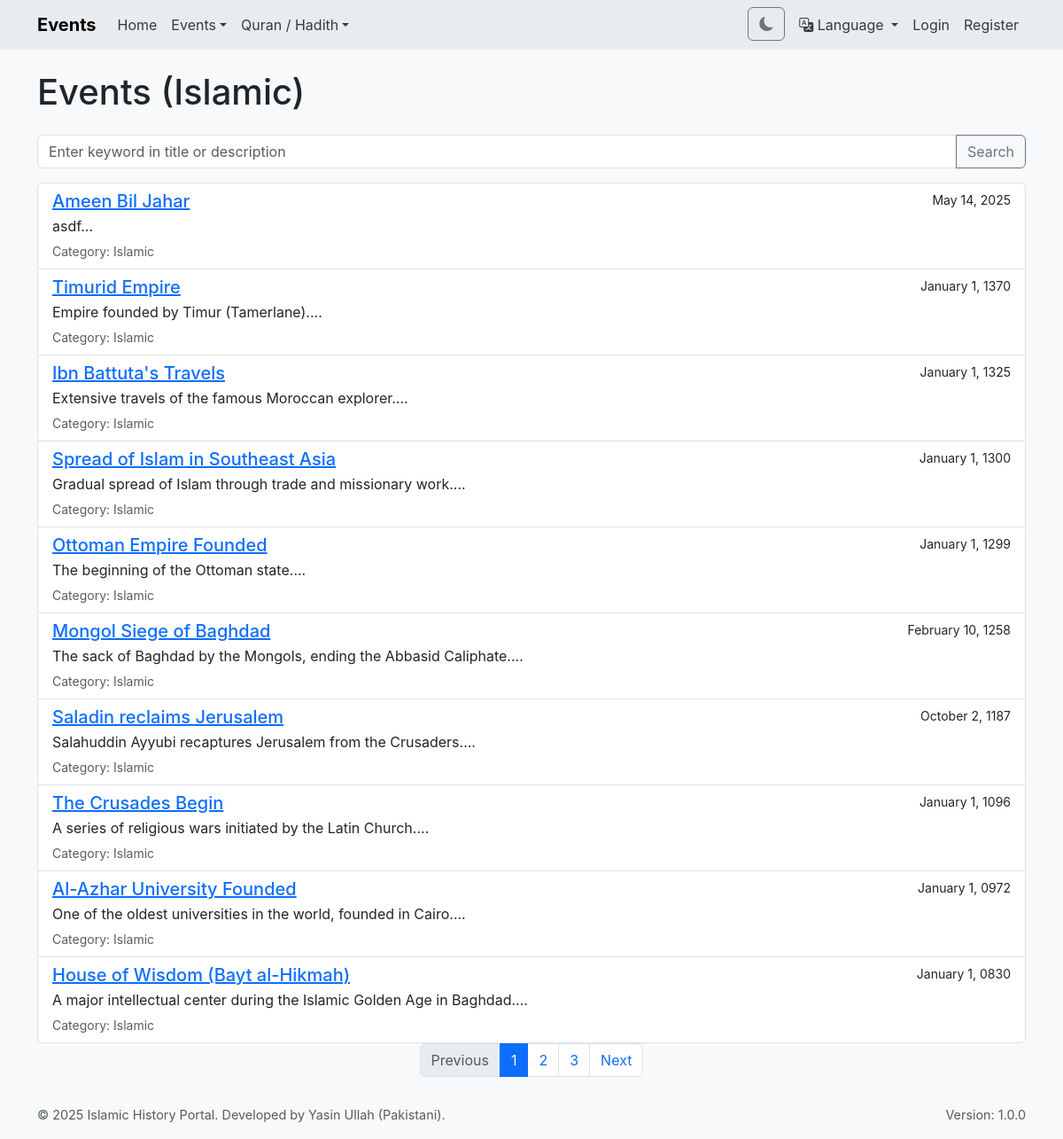
The app's page /index.php?page=events&category=islamic with its own data.
### tables this page shows
CREATE TABLE events (
        id INTEGER PRIMARY KEY AUTOINCREMENT,
        title_en TEXT NOT NULL,
        title_ur TEXT NOT NULL,
        description_en TEXT,
        description_ur TEXT,
        event_date DATE NOT NULL,
        category TEXT NOT NULL, -- 'islamic', 'general'
        latitude REAL,
        longitude REAL,
        user_id INTEGER NOT NULL,
        status TEXT NOT NULL DEFAULT 'pending', -- 'pending', 'approved', 'rejected'
        created_at DATETIME DEFAULT CURRENT_TIMESTAMP,
        approved_by INTEGER,
        approved_at DATETIME,
        FOREIGN KEY (user_id) REFERENCES users(id),
        FOREIGN KEY (approved_by) REFERENCES users(id)
    );

### index.php (the view, shortened to what this page needs)
<?php
$db = null;
$current_user = null;
$current_lang = 'en';
function getDB() {
    global $db;
    if ($db === null) {
        try {
            $db = new PDO('sqlite:' . DB_FILE);
            $db->setAttribute(PDO::ATTR_ERRMODE, PDO::ERRMODE_EXCEPTION);
            $db->setAttribute(PDO::ATTR_DEFAULT_FETCH_MODE, PDO::FETCH_ASSOC);
            $db->exec('PRAGMA foreign_keys = ON;');
        } catch (PDOException $e) {
            error_log("Database Connection Error: " . $e->getMessage());
            die("Database connection failed. Please check server logs or contact the administrator.");
        }
    }
    return $db;
}
?>
<?php
function translate($key, ...$args) {
    global $translations, $current_lang;
    $lang_to_use = $current_lang;
    $text = $translations[$lang_to_use][$key];
    return $text;
}
function t($key, ...$args) {
    return translate($key, ...$args);
}
function sanitize_input($data) {
    return htmlspecialchars(trim($data), ENT_QUOTES, 'UTF-8');
}
function isLoggedIn() {
    return isset($_SESSION['user_id']);
}
function getCurrentUser() {
    global $current_user;
    return $current_user;
}
function userHasRole($role) {
    return false;
}
function isAdmin() { return userHasRole('admin'); }
function isUlama() { return userHasRole('ulama'); }
function getPagination($total_items, $current_page, $base_url, $items_per_page = ITEMS_PER_PAGE) {
    $total_pages = ceil($total_items / $items_per_page);
    $pagination_html = '';
    if ($total_pages > 1) {
        $pagination_html .= '<nav aria-label="Page navigation"><ul class="pagination justify-content-center">';
        if ($current_page > 1) {
            $pagination_html .= '<li class="page-item"><a class="page-link" href="' . $base_url . '&p=' . ($current_page - 1) . '">Previous</a></li>';
        } else {
            $pagination_html .= '<li class="page-item disabled"><span class="page-link">Previous</span></li>';
        }
        for ($i = 1; $i <= $total_pages; $i++) {
            if ($i == $current_page) {
                $pagination_html .= '<li class="page-item active" aria-current="page"><span class="page-link">' . $i . '</span></li>';
            } else {
                $pagination_html .= '<li class="page-item"><a class="page-link" href="' . $base_url . '&p=' . $i . '">' . $i . '</a></li>';
            }
        }
        if ($current_page < $total_pages) {
            $pagination_html .= '<li class="page-item"><a class="page-link" href="' . $base_url . '&p=' . ($current_page + 1) . '">Next</a></li>';
        } else {
            $pagination_html .= '<li class="page-item disabled"><span class="page-link">Next</span></li>';
        }
        $pagination_html .= '</ul></nav>';
    }
    return $pagination_html;
}
function format_date_for_display($date_string) {
    try {
        $date = new DateTime($date_string);
        return $date->format('F j, Y');
    } catch (Exception $e) {
        return $date_string;
    }
}
$current_user = getCurrentUser();
function render_header($page_title) {
    global $current_lang, $current_user;
    $theme_class = isset($_COOKIE['theme']) && $_COOKIE['theme'] === 'dark' ? 'dark-mode' : 'light-mode';
    $html_attrs = 'lang="' . $current_lang . '"';
    $t_toggle_navigation = t('toggle_navigation');
    $t_home = t('home');
    $t_events = t('events');
    $t_islamic_events = t('islamic_events');
    $t_general_events = t('general_events');
    $t_all_events = t('all_events');
    $t_timeline = t('timeline');
    $t_map_view = t('map_view');
    $t_quran = t('quran');
    $t_hadith = t('hadith');
    $t_search_quran = t('search_quran');
    $t_search_hadith = t('search_hadith');
    $t_language = t('language');
    $t_english = t('english');
    $t_urdu = t('urdu');
    $t_profile_text = t('profile');
    $t_admin_panel_text = t('admin_panel');
    $t_logout_text = t('logout');
    $t_login_text = t('login');
    $t_register_text = t('register');
    $t_toggle_theme = t('toggle_theme');
    $t_unknown_user = t('unknown_user');
    $pq_lang_en = preserve_query_string('lang');
    $pq_lang_ur = preserve_query_string('lang');
    $add_event_link_html = '';
    $add_hadith_link_html = '';
    $bookmarks_link_html = '';
    $user_menu_html = '';
    if (isLoggedIn()) {
        $username_display = (isset($current_user) && is_array($current_user) && isset($current_user['username'])) ? sanitize_input($current_user['username']) : $t_unknown_user;
        $admin_panel_link_html = '';
        if (isAdmin() || isUlama()) {
            $admin_panel_link_html = '<li><a class="dropdown-item" href="index.php?page=admin_dashboard">' . $t_admin_panel_text . '</a></li>';
        }
        $user_menu_html = '
            <li class="nav-item dropdown">
                <a class="nav-link dropdown-toggle" href="#" id="userDropdown" role="button" data-bs-toggle="dropdown" aria-expanded="false">
                    <i class="bi bi-person-circle"></i> ' . $username_display . '
                </a>
                <ul class="dropdown-menu dropdown-menu-end" aria-labelledby="userDropdown">
                    <li><a class="dropdown-item" href="index.php?page=profile">' . $t_profile_text . '</a></li>
                    ' . $admin_panel_link_html . '
                    <li><hr class="dropdown-divider"></li>
                    <li><a class="dropdown-item" href="index.php?action=logout">' . $t_logout_text . '</a></li>
                </ul>
            </li>';
    } else {
        $user_menu_html = '
            <li class="nav-item"><a class="nav-link" href="index.php?page=login">' . $t_login_text . '</a></li>
            <li class="nav-item"><a class="nav-link" href="index.php?page=register">' . $t_register_text . '</a></li>';
    }
echo <<<HTML
<!DOCTYPE html>
<html {$html_attrs}>
<head>
    <title>{$page_title} - Yasin Islamic History Portal</title>
    <link href="https://cdn.jsdelivr.net/npm/bootstrap@5.3.2/dist/css/bootstrap.min.css" rel="stylesheet">
    <link rel="stylesheet" href="https://cdn.jsdelivr.net/npm/bootstrap-icons@1.11.3/font/bootstrap-icons.min.css">
    <link rel="stylesheet" href="https://unpkg.com/leaflet@1.9.4/dist/leaflet.css" />
</head>
<body class="{$theme_class}">
    <nav class="navbar navbar-expand-lg navbar-light bg-light mb-4">
        <div class="container">
            <a class="navbar-brand" href="index.php">{$page_title}</a>
            <button class="navbar-toggler" type="button" data-bs-toggle="collapse" data-bs-target="#navbarNav" aria-controls="navbarNav" aria-expanded="false" aria-label="{$t_toggle_navigation}">
            </button>
            <div class="collapse navbar-collapse" id="navbarNav">
                <ul class="navbar-nav me-auto mb-2 mb-lg-0">
                    <li class="nav-item"><a class="nav-link" href="index.php">{$t_home}</a></li>
                    <li class="nav-item dropdown">
                        <a class="nav-link dropdown-toggle" href="#" id="eventsDropdown" role="button" data-bs-toggle="dropdown" aria-expanded="false">{$t_events}</a>
                            <li><a class="dropdown-item" href="index.php?page=events&category=islamic">{$t_islamic_events}</a></li>
                            <li><a class="dropdown-item" href="index.php?page=events&category=general">{$t_general_events}</a></li>
                            <li><a class="dropdown-item" href="index.php?page=events">{$t_all_events}</a></li>
                            <li><a class="dropdown-item" href="index.php?page=timeline">{$t_timeline}</a></li>
                            <li><a class="dropdown-item" href="index.php?page=map_view">{$t_map_view}</a></li>
                            {$add_event_link_html}
                    </li>
                    <li class="nav-item dropdown">
                        <a class="nav-link dropdown-toggle" href="#" id="quranHadithDropdown" role="button" data-bs-toggle="dropdown" aria-expanded="false">{$t_quran} / {$t_hadith}</a>
                            <li><a class="dropdown-item" href="index.php?page=quran_search">{$t_search_quran}</a></li>
                            <li><a class="dropdown-item" href="index.php?page=hadith">{$t_search_hadith}</a></li>
                            {$add_hadith_link_html}
                    </li>
                    {$bookmarks_link_html}
                </ul>
                <ul class="navbar-nav ms-auto mb-2 mb-lg-0">
                    <li class="nav-item">
                        <button id="themeToggle" class="btn btn-outline-secondary me-2" title="{$t_toggle_theme}" aria-label="{$t_toggle_theme}">
                            <i class="bi bi-sun-fill light-mode-icon"></i><i class="bi bi-moon-fill dark-mode-icon"></i>
                        </button>
                    </li>
                    <li class="nav-item dropdown">
                        <a class="nav-link dropdown-toggle" href="#" id="languageDropdown" role="button" data-bs-toggle="dropdown" aria-expanded="false">
                            <i class="bi bi-translate"></i> {$t_language}
                        </a>
                            <li><a class="dropdown-item" href="?lang=en{$pq_lang_en}">{$t_english}</a></li>
                            <li><a class="dropdown-item" href="?lang=ur{$pq_lang_ur}">{$t_urdu}</a></li>
                    </li>
                    {$user_menu_html}
                </ul>
            </div>
        </div>
    </nav>
    <div class="container">
HTML;
}
function preserve_query_string($exclude_key = null) {
    $query = $_GET;
    if ($exclude_key) {
        unset($query[$exclude_key]);
    }
    if (!empty($query)) {
        return '&' . http_build_query($query);
    }
    return '';
}
function render_footer() {
    global $current_lang;
    $text_align_class = ($current_lang === 'ur') ? 'text-start' : 'text-end';
    $are_you_sure_js_string = htmlspecialchars(t('are_you_sure'), ENT_QUOTES, 'UTF-8');
    $current_year = date('Y');
    $site_name_const = SITE_NAME;
    $t_developer_info = t('developer_info');
    $t_version_info = t('version_info');
echo <<<HTML
    </div>
    <footer class="footer mt-auto py-3 bg-light">
        <div class="container">
            <div class="row">
                <div class="col-md-6 text-muted
HTML;
    echo ($current_lang === 'ur') ? 'text-end' : 'text-start';
echo <<<HTML
">
                    © {$current_year} {$site_name_const}. {$t_developer_info}
                </div>
                <div class="col-md-6 text-muted {$text_align_class}">
                    {$t_version_info}
                </div>
            </div>
HTML;
echo <<<HTML
        </div>
    </footer>
                const message = this.dataset.confirmMessage || '{$are_you_sure_js_string}';
</body>
</html>
HTML;
}
    ?>
    <?php
function t_dynamic($en_text, $ur_text) {
    global $current_lang;
    return ($current_lang === 'ur' && !empty($ur_text)) ? $ur_text : $en_text;
}
function render_events_page() {
    render_header(t('events'));
    $db = getDB();
    $current_page_num = isset($_GET['p']) ? (int)$_GET['p'] : 1;
    $offset = ($current_page_num - 1) * ITEMS_PER_PAGE;
    $where_clauses = ["status = 'approved'"];
    $params = [];
    $category_filter = isset($_GET['category']) ? sanitize_input($_GET['category']) : '';
    if ($category_filter && ($category_filter == 'islamic' || $category_filter == 'general')) {
        $where_clauses[] = "category = ?";
        $params[] = $category_filter;
    }
    $search_term = isset($_GET['search']) ? sanitize_input($_GET['search']) : '';
    $where_sql = count($where_clauses) > 0 ? "WHERE " . implode(" AND ", $where_clauses) : "";
    $stmt_count = $db->prepare("SELECT COUNT(*) FROM events $where_sql");
    $stmt_count->execute($params);
    $total_items = $stmt_count->fetchColumn();
    $stmt_events = $db->prepare("SELECT * FROM events $where_sql ORDER BY event_date DESC LIMIT :limit OFFSET :offset");
    foreach ($params as $key => $value) {
        $stmt_events->bindValue($key + 1, $value);
    }
    $limit_val = ITEMS_PER_PAGE;
    $offset_val = $offset;
    $stmt_events->bindValue(':limit', $limit_val, PDO::PARAM_INT);
    $stmt_events->bindValue(':offset', $offset_val, PDO::PARAM_INT);
    $stmt_events->execute();
    $events = $stmt_events->fetchAll();
    ?>
    <div class="d-flex justify-content-between align-items-center mb-3">
        <h1><?php echo t('events'); ?> <?php if($category_filter) echo "(".t($category_filter).")"; ?></h1>
    </div>
    <form method="GET" action="index.php" class="mb-3">
        <div class="input-group">
            <input type="text" name="search" class="form-control" placeholder="<?php echo t('search_placeholder_events'); ?>" value="<?php echo htmlspecialchars($search_term); ?>">
            <button class="btn btn-outline-secondary" type="submit"><?php echo t('search'); ?></button>
        </div>
    </form>
    <?php if (!empty($events)): ?>
        <div class="list-group">
            <?php foreach ($events as $event): ?>
                <div class="list-group-item">
                    <div class="d-flex w-100 justify-content-between">
                        <h5 class="mb-1">
                            <a href="index.php?page=view_event&id=<?php echo $event['id']; ?>">
                                <?php echo sanitize_input(t_dynamic($event['title_en'], $event['title_ur'])); ?>
                            </a>
                        </h5>
                        <small><?php echo format_date_for_display($event['event_date']); ?></small>
                    </div>
                    <p class="mb-1"><?php echo substr(sanitize_input(t_dynamic($event['description_en'], $event['description_ur'])), 0, 200); ?>...</p>
                    <small class="text-muted"><?php echo t('category'); ?>: <?php echo t('event_category_' . $event['category']); ?></small>
                </div>
            <?php endforeach; ?>
        </div>
        <?php echo getPagination($total_items, $current_page_num, 'index.php?page=events' . ($category_filter ? '&category='.urlencode($category_filter) : '') . ($search_term ? '&search='.urlencode($search_term) : '')); ?>
    <?php else: ?>
        <p><?php echo t('no_items_found'); ?></p>
    <?php endif; ?>
    <?php
    render_footer();
}
    ?>
    <?php
$page = isset($_GET['page']) ? $_GET['page'] : 'home';
switch ($page) {
    case 'events':
        render_events_page();
        break;
}
?>

### index.php (style rules this page uses)
body { font-family: -apple-system, BlinkMacSystemFont, "Segoe UI", Roboto, "Helvetica Neue", Arial, sans-serif; transition: background-color 0.3s, color 0.3s; }
.light-mode { background-color: #f8f9fa; color: #212529; }
.light-mode .navbar { background-color: #e9ecef !important; }
.light-mode .list-group-item { background-color: #fff; }
.light-mode .form-control, .light-mode .form-select { background-color: #fff; color: #212529; }
.light-mode .btn-outline-secondary { color: #6c757d; border-color: #6c757d; }
.light-mode .nav-link { color: #343a40; }
.navbar-brand { font-weight: bold; }
.footer { padding: 1rem 0; text-align: center; font-size: 0.9em; }

### records on screen
events: title_en "Ameen Bil Jahar", event_date "May 14, 2025", description_en "asdf", category "Islamic"
events: title_en "Timurid Empire", event_date "January 1, 1370", description_en "Empire founded by Timur (Tamerlane).", category "Islamic"
events: title_en "Ibn Battuta's Travels", event_date "January 1, 1325", description_en "Extensive travels of the famous Moroccan explorer.", category "Islamic"
events: title_en "Spread of Islam in Southeast Asia", event_date "January 1, 1300", description_en "Gradual spread of Islam through trade and missionary work.", category "Islamic"
events: title_en "Ottoman Empire Founded", event_date "January 1, 1299", description_en "The beginning of the Ottoman state.", category "Islamic"
events: title_en "Mongol Siege of Baghdad", event_date "February 10, 1258", description_en "The sack of Baghdad by the Mongols, ending the Abbasid Caliphate.", category "Islamic"
events: title_en "Saladin reclaims Jerusalem", event_date "October 2, 1187", description_en "Salahuddin Ayyubi recaptures Jerusalem from the Crusaders.", category "Islamic"
events: title_en "The Crusades Begin", event_date "January 1, 1096", description_en "A series of religious wars initiated by the Latin Church.", category "Islamic"
events: title_en "Al-Azhar University Founded", event_date "January 1, 0972", description_en "One of the oldest universities in the world, founded in Cairo.", category "Islamic"
events: title_en "House of Wisdom (Bayt al-Hikmah)", event_date "January 1, 0830", description_en "A major intellectual center during the Islamic Golden Age in Baghdad.", category "Islamic"

### other values on screen
$page_title "Events"
$t_home "Home"
$t_events "Events"
$t_quran "Quran"
$t_hadith "Hadith"
$t_language "Language"
$t_login_text "Login"
$t_register_text "Register"
t('events') "Events"
t($category_filter) "Islamic"
t('search') "Search"
$site_name_const "Islamic History Portal"
$t_developer_info "Developed by Yasin Ullah (Pakistani)."
$t_version_info "Version: 1.0.0"
